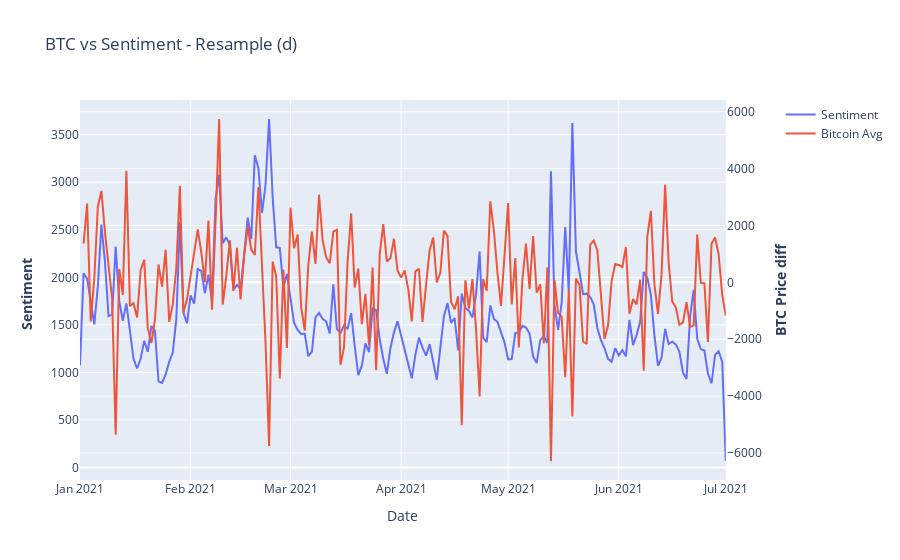
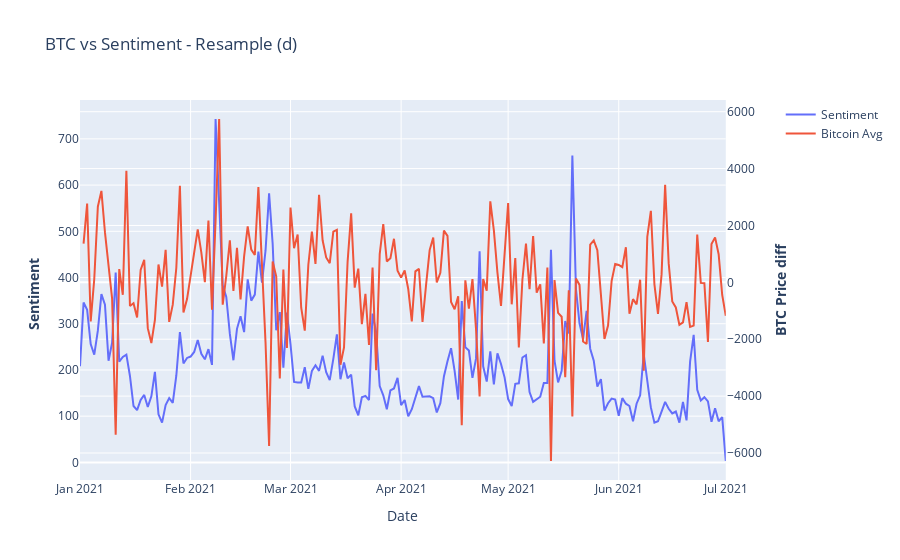
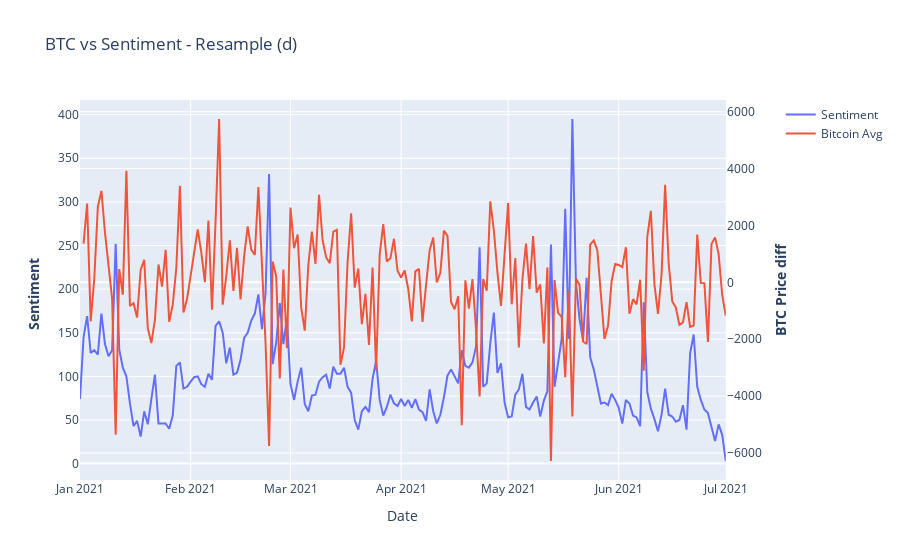
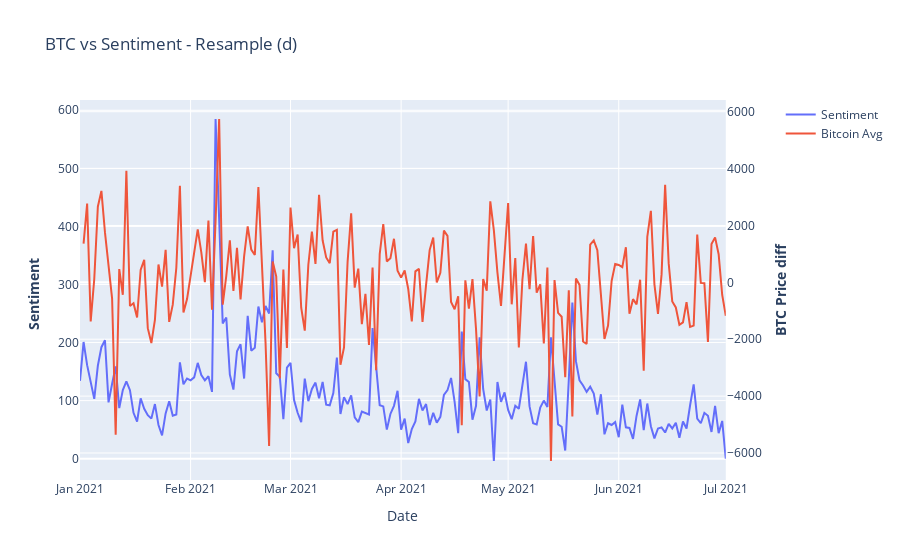

The cell these charts' notebook holds for them, in order:
### Code cell
print('Volume')
eval.get_ts_2axis((b['2021':].volume),btc.avg_oc,resample_period='d',btc_transformation='diff')
print('Buy')
eval.get_ts_2axis((b['2021':].buy),btc.avg_oc,resample_period='d',btc_transformation='diff')
print('Sell')
eval.get_ts_2axis((b['2021':].sell),btc.avg_oc,resample_period='d',btc_transformation='diff')
print('Buy-Sell')
eval.get_ts_2axis((b['2021':].buy-b['2021':].sell),btc.avg_oc,resample_period='d',btc_transformation='diff')
#--------------Granger Causality-------------#
print('Volume')
inm=eval.result_processing((b.volume),btc.avg_hl,resample_period='d')[['volume','avg_hl_diff']].dropna()
eval.get_granger_causality(inm,maxlag=7).plot(figsize=(15,8))
print('Buy')
inm=eval.result_processing((b.sell),btc.avg_hl,resample_period='d')[['sell','avg_hl_diff']].dropna()
eval.get_granger_causality(inm,maxlag=7).plot(figsize=(15,8))
print('Sell')
inm=eval.result_processing((b.buy),btc.avg_hl,resample_period='d')[['buy','avg_hl_diff']].dropna()
eval.get_granger_causality(inm,maxlag=7).plot(figsize=(15,8))
print('Buy-Sell')
inm=eval.result_processing((b.buy-b.sell),btc.avg_hl,resample_period='d')[[0,'avg_hl_diff']].dropna()
eval.get_granger_causality(inm,maxlag=7).plot(figsize=(15,8))

### Figure 1 — Plotly figure (JSON) as saved in the notebook; plotly's stock layout.template omitted (floating-point values rounded to 4 significant figures; data arrays with more than 128 entries replaced by an {"elided": "..."} marker saying what was removed)
{"data": [{"name": "Sentiment", "type": "scatter", "x": {"elided": "182 str values"}, "xaxis": "x", "y": {"elided": "182 int values"}, "yaxis": "y"}, {"name": "Bitcoin Avg", "type": "scatter", "x": {"elided": "182 str values"}, "xaxis": "x", "y": {"elided": "182 float values"}, "yaxis": "y2"}], "layout": {"title": {"text": "BTC vs Sentiment - Resample (d)"}, "xaxis": {"anchor": "y", "domain": [0, 0.94], "title": {"text": "Date"}}, "yaxis": {"anchor": "x", "domain": [0, 1], "title": {"text": "<b>Sentiment  </b>"}}, "yaxis2": {"anchor": "x", "overlaying": "y", "side": "right", "title": {"text": "<b>BTC Price diff</b>"}}}}

### Figure 2 — Plotly figure (JSON) as saved in the notebook; plotly's stock layout.template omitted (floating-point values rounded to 4 significant figures; data arrays with more than 128 entries replaced by an {"elided": "..."} marker saying what was removed)
{"data": [{"name": "Sentiment", "type": "scatter", "x": {"elided": "182 str values"}, "xaxis": "x", "y": {"elided": "182 int values"}, "yaxis": "y"}, {"name": "Bitcoin Avg", "type": "scatter", "x": {"elided": "182 str values"}, "xaxis": "x", "y": {"elided": "182 float values"}, "yaxis": "y2"}], "layout": {"title": {"text": "BTC vs Sentiment - Resample (d)"}, "xaxis": {"anchor": "y", "domain": [0, 0.94], "title": {"text": "Date"}}, "yaxis": {"anchor": "x", "domain": [0, 1], "title": {"text": "<b>Sentiment  </b>"}}, "yaxis2": {"anchor": "x", "overlaying": "y", "side": "right", "title": {"text": "<b>BTC Price diff</b>"}}}}

### Figure 3 — Plotly figure (JSON) as saved in the notebook; plotly's stock layout.template omitted (floating-point values rounded to 4 significant figures; data arrays with more than 128 entries replaced by an {"elided": "..."} marker saying what was removed)
{"data": [{"name": "Sentiment", "type": "scatter", "x": {"elided": "182 str values"}, "xaxis": "x", "y": {"elided": "182 int values"}, "yaxis": "y"}, {"name": "Bitcoin Avg", "type": "scatter", "x": {"elided": "182 str values"}, "xaxis": "x", "y": {"elided": "182 float values"}, "yaxis": "y2"}], "layout": {"title": {"text": "BTC vs Sentiment - Resample (d)"}, "xaxis": {"anchor": "y", "domain": [0, 0.94], "title": {"text": "Date"}}, "yaxis": {"anchor": "x", "domain": [0, 1], "title": {"text": "<b>Sentiment  </b>"}}, "yaxis2": {"anchor": "x", "overlaying": "y", "side": "right", "title": {"text": "<b>BTC Price diff</b>"}}}}

### Figure 4 — Plotly figure (JSON) as saved in the notebook; plotly's stock layout.template omitted (floating-point values rounded to 4 significant figures; data arrays with more than 128 entries replaced by an {"elided": "..."} marker saying what was removed)
{"data": [{"name": "Sentiment", "type": "scatter", "x": {"elided": "182 str values"}, "xaxis": "x", "y": {"elided": "182 int values"}, "yaxis": "y"}, {"name": "Bitcoin Avg", "type": "scatter", "x": {"elided": "182 str values"}, "xaxis": "x", "y": {"elided": "182 float values"}, "yaxis": "y2"}], "layout": {"title": {"text": "BTC vs Sentiment - Resample (d)"}, "xaxis": {"anchor": "y", "domain": [0, 0.94], "title": {"text": "Date"}}, "yaxis": {"anchor": "x", "domain": [0, 1], "title": {"text": "<b>Sentiment  </b>"}}, "yaxis2": {"anchor": "x", "overlaying": "y", "side": "right", "title": {"text": "<b>BTC Price diff</b>"}}}}
